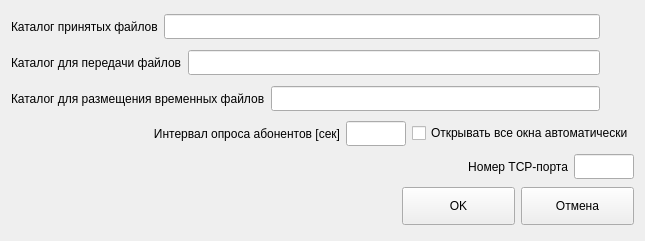
<?xml version="1.0" encoding="UTF-8"?>
<ui version="4.0">
 <class>TWinTuner</class>
 <widget class="QDialog" name="TWinTuner">
  <property name="geometry">
   <rect>
    <x>0</x>
    <y>0</y>
    <width>645</width>
    <height>241</height>
   </rect>
  </property>
  <property name="windowTitle">
   <string>Параметры приложения</string>
  </property>
  <property name="windowIcon">
   <iconset resource="IconsForMenu.qrc">
    <normaloff>:/1/Picture/Tools.png</normaloff>:/1/Picture/Tools.png</iconset>
  </property>
  <layout class="QGridLayout" name="gridLayout">
   <item row="0" column="0">
    <layout class="QHBoxLayout" name="horizontalLayout">
     <item>
      <widget class="QLabel" name="label_6">
       <property name="font">
        <font>
         <family>Tahoma</family>
         <pointsize>9</pointsize>
        </font>
       </property>
       <property name="text">
        <string>Каталог принятых файлов</string>
       </property>
      </widget>
     </item>
     <item>
      <widget class="QLineEdit" name="EditInCatalog">
       <property name="minimumSize">
        <size>
         <width>0</width>
         <height>25</height>
        </size>
       </property>
       <property name="maximumSize">
        <size>
         <width>16777215</width>
         <height>25</height>
        </size>
       </property>
       <property name="font">
        <font>
         <family>Segoe UI</family>
         <pointsize>9</pointsize>
        </font>
       </property>
      </widget>
     </item>
     <item>
      <widget class="QPushButton" name="FileButton">
       <property name="maximumSize">
        <size>
         <width>28</width>
         <height>28</height>
        </size>
       </property>
       <property name="text">
        <string/>
       </property>
       <property name="icon">
        <iconset resource="IconsForMenu.qrc">
         <normaloff>:/1/Picture/ToolButton.png</normaloff>:/1/Picture/ToolButton.png</iconset>
       </property>
       <property name="iconSize">
        <size>
         <width>24</width>
         <height>24</height>
        </size>
       </property>
       <property name="flat">
        <bool>true</bool>
       </property>
      </widget>
     </item>
    </layout>
   </item>
   <item row="1" column="0">
    <layout class="QHBoxLayout" name="horizontalLayout_3">
     <item>
      <widget class="QLabel" name="label_7">
       <property name="font">
        <font>
         <family>Tahoma</family>
         <pointsize>9</pointsize>
        </font>
       </property>
       <property name="text">
        <string>Каталог для передачи файлов</string>
       </property>
      </widget>
     </item>
     <item>
      <widget class="QLineEdit" name="EditOutCatalog">
       <property name="minimumSize">
        <size>
         <width>0</width>
         <height>25</height>
        </size>
       </property>
       <property name="maximumSize">
        <size>
         <width>16777215</width>
         <height>25</height>
        </size>
       </property>
       <property name="font">
        <font>
         <family>Segoe UI</family>
         <pointsize>9</pointsize>
        </font>
       </property>
      </widget>
     </item>
     <item>
      <widget class="QPushButton" name="FileButton_2">
       <property name="maximumSize">
        <size>
         <width>28</width>
         <height>28</height>
        </size>
       </property>
       <property name="text">
        <string/>
       </property>
       <property name="icon">
        <iconset resource="IconsForMenu.qrc">
         <normaloff>:/1/Picture/ToolButton.png</normaloff>:/1/Picture/ToolButton.png</iconset>
       </property>
       <property name="iconSize">
        <size>
         <width>24</width>
         <height>24</height>
        </size>
       </property>
       <property name="flat">
        <bool>true</bool>
       </property>
      </widget>
     </item>
    </layout>
   </item>
   <item row="2" column="0">
    <layout class="QHBoxLayout" name="horizontalLayout_6">
     <item>
      <widget class="QLabel" name="label_8">
       <property name="font">
        <font>
         <family>Tahoma</family>
         <pointsize>9</pointsize>
        </font>
       </property>
       <property name="text">
        <string>Каталог для размещения временных файлов</string>
       </property>
      </widget>
     </item>
     <item>
      <widget class="QLineEdit" name="EditTempCatalog">
       <property name="minimumSize">
        <size>
         <width>0</width>
         <height>25</height>
        </size>
       </property>
       <property name="maximumSize">
        <size>
         <width>16777215</width>
         <height>25</height>
        </size>
       </property>
       <property name="font">
        <font>
         <family>Segoe UI</family>
         <pointsize>9</pointsize>
        </font>
       </property>
      </widget>
     </item>
     <item>
      <widget class="QPushButton" name="FileButton_3">
       <property name="maximumSize">
        <size>
         <width>28</width>
         <height>28</height>
        </size>
       </property>
       <property name="text">
        <string/>
       </property>
       <property name="icon">
        <iconset resource="IconsForMenu.qrc">
         <normaloff>:/1/Picture/ToolButton.png</normaloff>:/1/Picture/ToolButton.png</iconset>
       </property>
       <property name="iconSize">
        <size>
         <width>24</width>
         <height>24</height>
        </size>
       </property>
       <property name="flat">
        <bool>true</bool>
       </property>
      </widget>
     </item>
    </layout>
   </item>
   <item row="3" column="0">
    <layout class="QHBoxLayout" name="horizontalLayout_4">
     <item>
      <spacer name="horizontalSpacer_3">
       <property name="orientation">
        <enum>Qt::Horizontal</enum>
       </property>
       <property name="sizeHint" stdset="0">
        <size>
         <width>26</width>
         <height>20</height>
        </size>
       </property>
      </spacer>
     </item>
     <item>
      <widget class="QLabel" name="label_16">
       <property name="font">
        <font>
         <family>Tahoma</family>
         <pointsize>9</pointsize>
        </font>
       </property>
       <property name="text">
        <string>Интервал опроса абонентов [сек]</string>
       </property>
       <property name="alignment">
        <set>Qt::AlignRight|Qt::AlignTrailing|Qt::AlignVCenter</set>
       </property>
      </widget>
     </item>
     <item>
      <widget class="QLineEdit" name="EditIntervalIteration">
       <property name="minimumSize">
        <size>
         <width>60</width>
         <height>25</height>
        </size>
       </property>
       <property name="maximumSize">
        <size>
         <width>60</width>
         <height>25</height>
        </size>
       </property>
       <property name="font">
        <font>
         <family>Segoe UI</family>
         <pointsize>9</pointsize>
        </font>
       </property>
      </widget>
     </item>
     <item>
      <widget class="QCheckBox" name="CheckWin">
       <property name="font">
        <font>
         <family>Tahoma</family>
         <pointsize>9</pointsize>
        </font>
       </property>
       <property name="text">
        <string>Открывать все окна автоматически</string>
       </property>
       <property name="checked">
        <bool>false</bool>
       </property>
      </widget>
     </item>
    </layout>
   </item>
   <item row="4" column="0">
    <layout class="QHBoxLayout" name="horizontalLayout_5">
     <item>
      <spacer name="horizontalSpacer">
       <property name="orientation">
        <enum>Qt::Horizontal</enum>
       </property>
       <property name="sizeHint" stdset="0">
        <size>
         <width>40</width>
         <height>20</height>
        </size>
       </property>
      </spacer>
     </item>
     <item>
      <widget class="QLabel" name="label_15">
       <property name="font">
        <font>
         <family>Tahoma</family>
         <pointsize>9</pointsize>
        </font>
       </property>
       <property name="layoutDirection">
        <enum>Qt::LeftToRight</enum>
       </property>
       <property name="text">
        <string>Номер TCP-порта</string>
       </property>
       <property name="alignment">
        <set>Qt::AlignRight|Qt::AlignTrailing|Qt::AlignVCenter</set>
       </property>
      </widget>
     </item>
     <item>
      <widget class="QLineEdit" name="EditTCPPort">
       <property name="minimumSize">
        <size>
         <width>60</width>
         <height>25</height>
        </size>
       </property>
       <property name="maximumSize">
        <size>
         <width>60</width>
         <height>25</height>
        </size>
       </property>
       <property name="font">
        <font>
         <family>Segoe UI</family>
         <pointsize>9</pointsize>
        </font>
       </property>
      </widget>
     </item>
    </layout>
   </item>
   <item row="5" column="0">
    <layout class="QHBoxLayout" name="horizontalLayout_2">
     <item>
      <spacer name="horizontalSpacer_2">
       <property name="orientation">
        <enum>Qt::Horizontal</enum>
       </property>
       <property name="sizeHint" stdset="0">
        <size>
         <width>40</width>
         <height>20</height>
        </size>
       </property>
      </spacer>
     </item>
     <item>
      <widget class="QPushButton" name="OKButton">
       <property name="minimumSize">
        <size>
         <width>113</width>
         <height>38</height>
        </size>
       </property>
       <property name="font">
        <font>
         <family>Segoe UI</family>
         <pointsize>9</pointsize>
        </font>
       </property>
       <property name="text">
        <string>OK</string>
       </property>
       <property name="icon">
        <iconset resource="IconsForMenu.qrc">
         <normaloff>:/1/Picture/OKGreen.png</normaloff>:/1/Picture/OKGreen.png</iconset>
       </property>
      </widget>
     </item>
     <item>
      <widget class="QPushButton" name="CancelButton">
       <property name="minimumSize">
        <size>
         <width>113</width>
         <height>38</height>
        </size>
       </property>
       <property name="font">
        <font>
         <family>Segoe UI</family>
         <pointsize>9</pointsize>
        </font>
       </property>
       <property name="text">
        <string>Отмена</string>
       </property>
       <property name="icon">
        <iconset resource="IconsForMenu.qrc">
         <normaloff>:/1/Picture/OKRed.png</normaloff>:/1/Picture/OKRed.png</iconset>
       </property>
      </widget>
     </item>
    </layout>
   </item>
  </layout>
 </widget>
 <resources>
  <include location="IconsForMenu.qrc"/>
 </resources>
 <connections/>
</ui>
